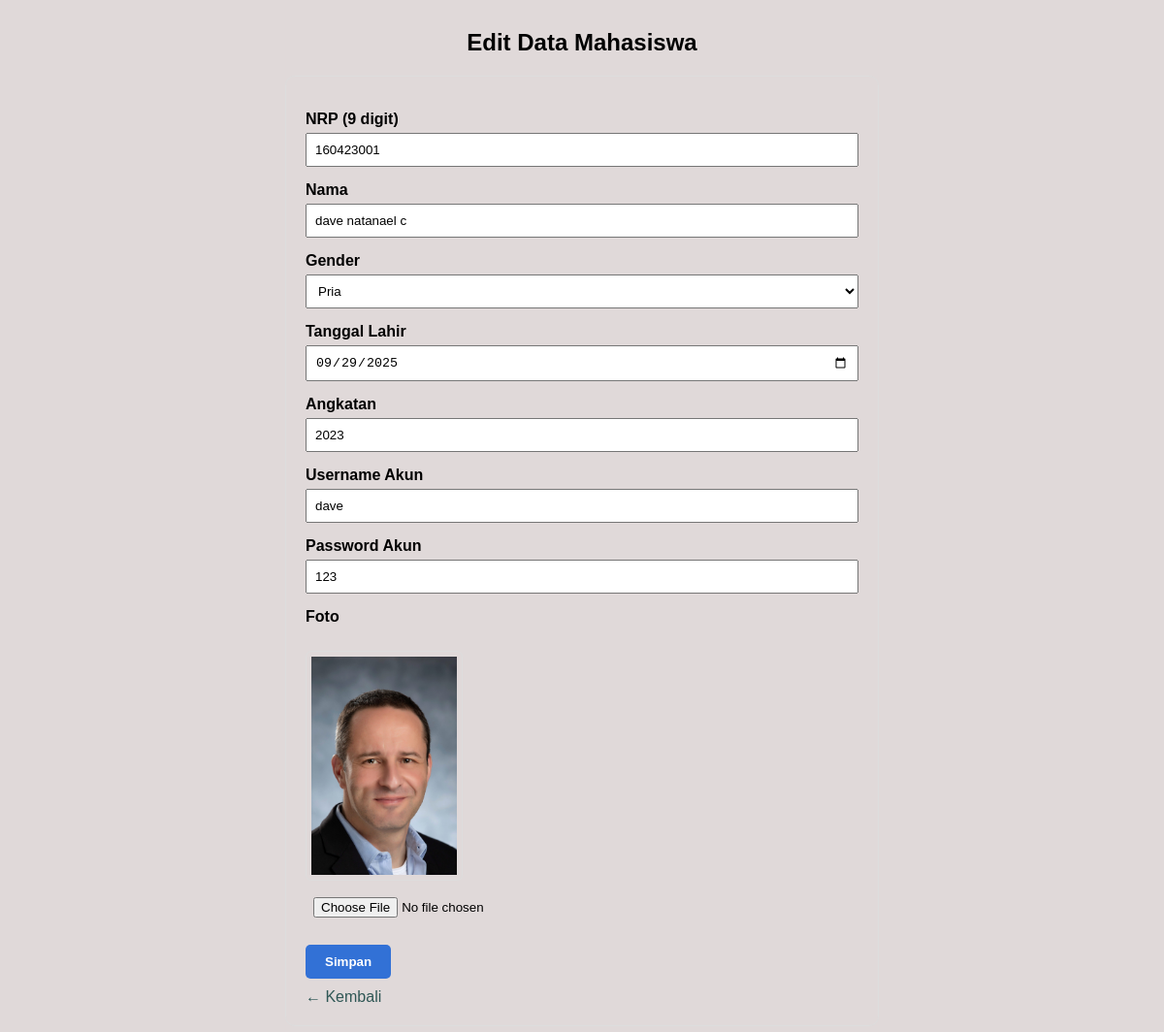
The app's page /edit_mahasiswa.php?nrp=160423001 with its own data.
### tables this page shows
CREATE TABLE `akun` (
  `username` varchar(20) NOT NULL,
  `password` varchar(100) DEFAULT NULL,
  `nrp_mahasiswa` char(9) DEFAULT NULL,
  `npk_dosen` char(6) DEFAULT NULL,
  `isadmin` tinyint(1) DEFAULT 0
);

CREATE TABLE `mahasiswa` (
  `nrp` char(9) NOT NULL,
  `nama` varchar(45) DEFAULT NULL,
  `gender` enum('Pria','Wanita') DEFAULT NULL,
  `tanggal_lahir` date DEFAULT NULL,
  `angkatan` year(4) DEFAULT NULL,
  `foto_extention` varchar(4) DEFAULT NULL
);

### edit_mahasiswa.php (the view, shortened to what this page needs)
<?php
$con = new mysqli("localhost", "root", "", "fullstack");
$original_nrp = $_GET['nrp'];
$sql = "SELECT m.*, a.username, a.password FROM mahasiswa m LEFT JOIN akun a ON m.nrp = a.nrp_mahasiswa WHERE m.nrp = ?";
$stmt = $con->prepare($sql);
$stmt->bind_param("s", $original_nrp);
$stmt->execute();
$result = $stmt->get_result();
$mahasiswa = $result->fetch_assoc();
?>
<!DOCTYPE html>
<html>
<head>
</head>
<body>
    <h2>Edit Data Mahasiswa</h2>
    <form method="POST" enctype="multipart/form-data">
        <label>NRP (9 digit)</label>
        <input type="text" name="nrp" value="<?php echo htmlspecialchars($mahasiswa['nrp']); ?>" maxlength="9" readonly>
        <label>Nama</label>
        <input type="text" name="nama" value="<?php echo htmlspecialchars($mahasiswa['nama']); ?>" required>
        <label>Gender</label>
        <select name="gender" required>
            <option value="Pria" <?php if ($mahasiswa['gender'] == 'Pria') echo 'selected'; ?>>Pria</option>
        </select>
        <label>Tanggal Lahir</label>
        <input type="date" name="tanggal_lahir" value="<?php echo htmlspecialchars($mahasiswa['tanggal_lahir']); ?>" required>
        <label>Angkatan</label>
        <input type="text" name="angkatan" value="<?php echo htmlspecialchars($mahasiswa['angkatan']); ?>" required>
        <label>Username Akun</label>
        <input type="text" name="username" value="<?php echo htmlspecialchars($mahasiswa['username']); ?>" required>
        <label>Password Akun</label>
        <input type="text" name="password" value="<?php echo htmlspecialchars($mahasiswa['password']); ?>" required>
        <label>Foto</label>
        <?php
        if (!empty($mahasiswa['foto_extention'])) {
            $foto_url = "foto_mahasiswa/" . $mahasiswa['nrp'] . "." . $mahasiswa['foto_extention'];
            echo "<br><img src='$foto_url' width='150' class='preview'><br>";
        }
        ?>
        <input type="file" name="foto" accept="image/*">
        <button type="submit" class="btnSimpan">Simpan</button>
        <br>
        <a href="admin_tabelmahasiswa.php" class="btnKembali">← Kembali</a>
    </form>
</body>
</html>

### edit_mahasiswa.php (style rules this page uses)
body { font-family: sans-serif; margin: 30px; background-color: #E0D9D9; }
h2 { text-align: center; margin-bottom: 20px; }
form { width: 50%; margin: auto; padding: 20px; border: 1px solid #ddd; border-radius: 10px; }
label { display: block; margin-top: 15px; font-weight: bold; }
input, select { width: 100%; padding: 8px; margin-top: 5px; box-sizing: border-box; }
.btnSimpan { margin-top: 20px; padding: 10px 20px; background-color: #3271d6; border: none; color: white; border-radius: 5px; font-weight: bold; cursor: pointer; }
.btnKembali { margin-top: 10px; display: inline-block; text-decoration: none; color: #2F5755; }
img.preview { margin-top: 8px; border: 1px solid #ddd; padding: 5px; border-radius: 6px; }

### records on screen
akun: nrp "160423001", nama "dave natanael c", tanggal_lahir "09/29/2025", angkatan "2023", username "dave", password "123", nrp_mahasiswa.foto_extention (picture)
mahasiswa: gender "Pria"
